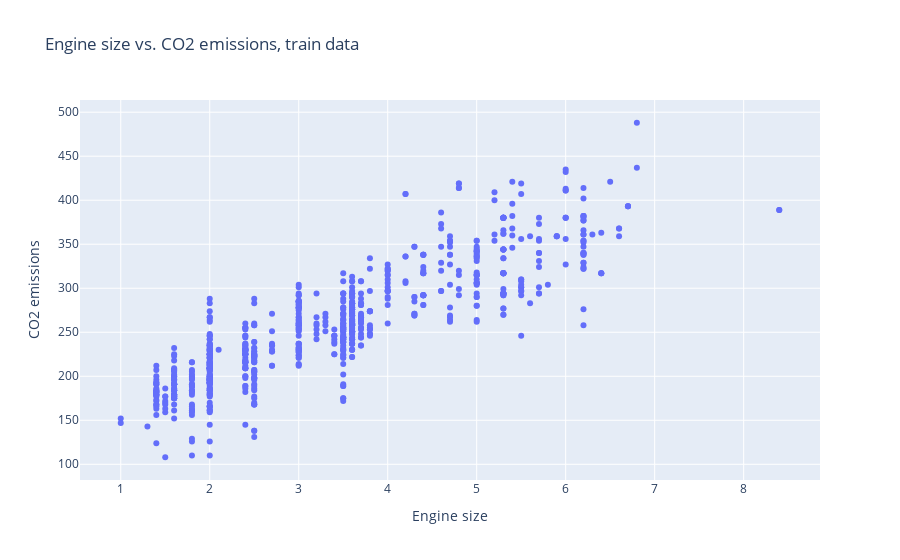

Source (notebook cell):
### Markdown cell above
#### Train data distribution

### Code cell
# plt.scatter(train.ENGINESIZE, train.CO2EMISSIONS,  color='blue')
# plt.xlabel("Engine size")
# plt.ylabel("Emission")
# plt.show()

fig = px.scatter(
	data_frame=train,
	x="ENGINESIZE",
	y="CO2EMISSIONS",
	title="Engine size vs. CO2 emissions, train data"
)
fig.update_layout(
	xaxis_title="Engine size",
	yaxis_title= "CO2 emissions",
)

fig.show()

### Figure 1 — Plotly figure (JSON) as saved in the notebook; plotly's stock layout.template omitted (floating-point values rounded to 4 significant figures; data arrays with more than 128 entries replaced by an {"elided": "..."} marker saying what was removed)
{"data": [{"hovertemplate": "ENGINESIZE=%{x}<br>CO2EMISSIONS=%{y}<extra></extra>", "legendgroup": "", "marker": {"color": "#636efa", "symbol": "circle"}, "mode": "markers", "name": "", "orientation": "v", "showlegend": false, "type": "scatter", "x": {"elided": "857 float values"}, "xaxis": "x", "y": {"elided": "857 int values"}, "yaxis": "y"}], "layout": {"legend": {"tracegroupgap": 0}, "title": {"text": "Engine size vs. CO2 emissions, train data"}, "xaxis": {"anchor": "y", "domain": [0, 1], "title": {"text": "Engine size"}}, "yaxis": {"anchor": "x", "domain": [0, 1], "title": {"text": "CO2 emissions"}}}}
